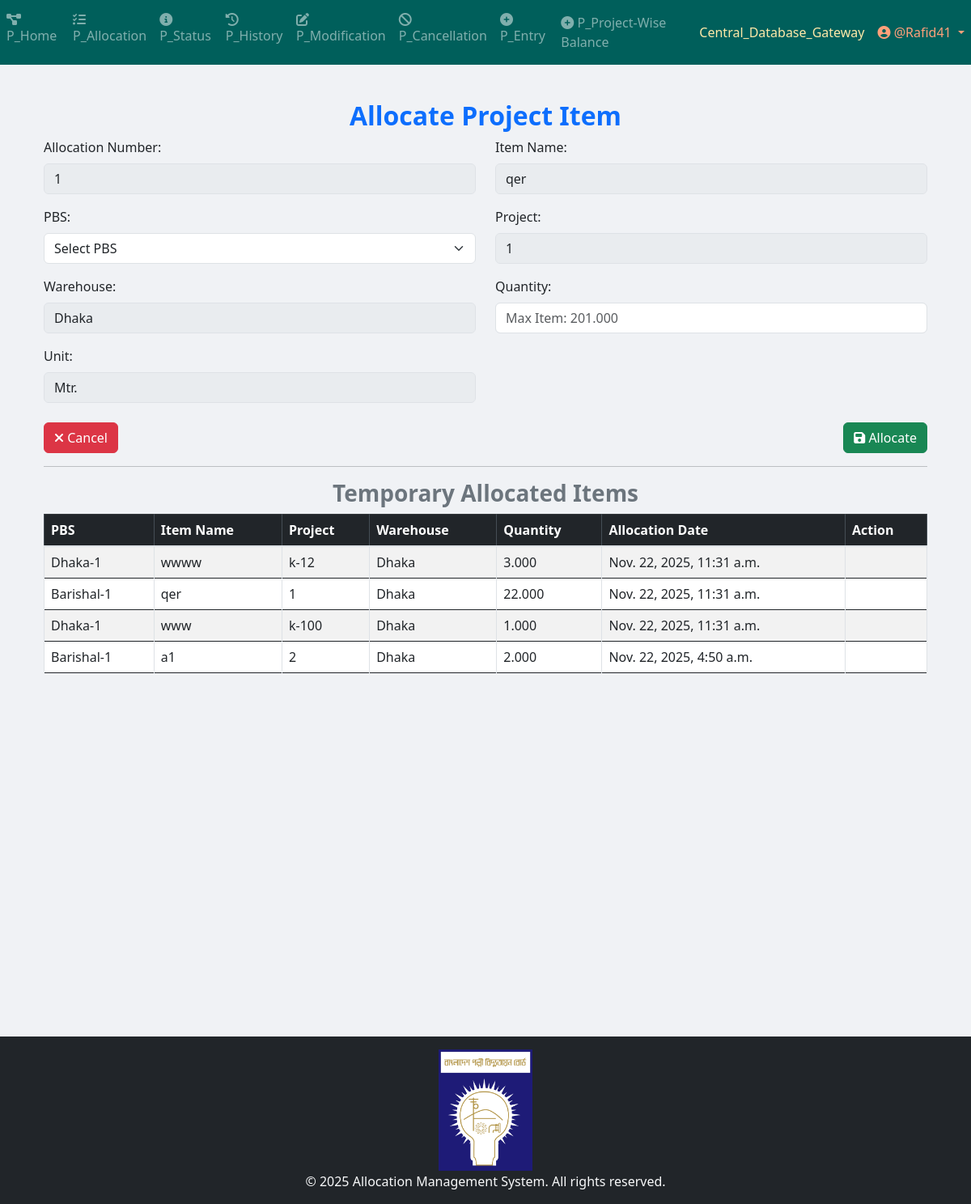
Page /project/project_allocation/allocate_item/1/12/ (signed in) on the committed database.
### Project_App_Allocation/models.py (models this page shows, shortened)
class Allocation_Number(models.Model):
    allocation_no = models.IntegerField(unique=True)
    user = models.ForeignKey(User, on_delete=models.CASCADE, related_name="project_allocation_numbers")
    STATUS_CHOICES = [
        ("Pending Approval", "Pending Approval"),
        ("Allocated", "Allocated"),
        ("Cancelled", "Cancelled"),
        ("Modified", "Modified"),
    ]
    status = models.CharField(
        max_length=100, choices=STATUS_CHOICES, default="Pending Approval"
    )

class Temporary_Allocation(models.Model):
    allocation_no = models.ForeignKey(Allocation_Number, on_delete=models.CASCADE)  # Deletes related allocations when removed
    item_primary_key = models.BigIntegerField(null=True)
    pbs = models.ForeignKey(PBS, on_delete=models.CASCADE)
    project = models.ForeignKey(Project, on_delete=models.CASCADE)
    item = models.ForeignKey(Project_Item, on_delete=models.CASCADE)
    unit_of_item = models.TextField()
    warehouse = models.CharField(max_length=50)
    quantity = models.DecimalField(
        max_digits=20,
        decimal_places=3,
        default=0.00
    )
    created_at = models.DateTimeField(auto_now_add=True)

class PBS(models.Model):
    name = models.TextField(unique=True)

### Project_App_Entry/models.py (models this page shows, shortened)
class Project_Item(models.Model):
    WAREHOUSE_CHOICES = [
        ("Dhaka", "Dhaka"),
        ("Khulna", "Khulna"),
        ("Chittagong", "Chittagong"),
    ]
    UNIT_CHOICES = [
        ("Nos.", "Nos."),
        ("Mtr.", "Mtr."),
        ("Km.", "Km."),
        ("Set.", "Set."),
        ("Pair.", "Pair."),
        ("Kg", "Kg"),
        ("Lot", "Lot"),
        ("Pcs", "Pcs"),
        ("Coil", "Coil"),
        ("Box", "Box"),
        ("Feet", "Feet"),
        ("Liter", "Liter"),
        ("m3", "m3"),
        ("m2", "m2"),
        ("Ream", "Ream"),
        ("Bundle", "Bundle"),
        ("Carton", "Carton"),
    ]
    name = models.CharField(max_length=255)
    description = models.TextField(blank=True, null=True)
    warehouse = models.CharField(
        max_length=50, choices=WAREHOUSE_CHOICES, default="Dhaka"
    )
    unit_of_item = models.CharField(
        max_length=100, choices=UNIT_CHOICES, default="Nos."
    )  # Updated field
    quantity_of_item = models.DecimalField(
        max_digits=20,
        decimal_places=3,
        default=0.00
    )
    project = models.ForeignKey(
        Project,
        on_delete=models.SET_NULL,
        related_name="project_of_item",
        null=True,
    )
    created_at = models.DateTimeField(default=timezone.now)
    comments = models.TextField(blank=True, null=True)
    remarks_for_projectWiseBalance = models.TextField(blank=True, null=True)

class Project(models.Model):
    projectId = models.TextField(unique=True)

### Project_App_Allocation/views/Allocation_view.py (the view)
# urls.py: path('allocate_item/<int:allocation_id>/<int:item_id>/', views.allocate_item, name="allocate_item"),
@login_required
def allocate_item(request, allocation_id, item_id):
    item = get_object_or_404(Item, id=item_id)
    allocation_no_obj = get_object_or_404(Allocation_Number, id=allocation_id)
    pbss = PBS.objects.all()
    if request.method == "POST":
        form = TemporaryAllocationForm(request.POST)
        pbs_id = request.POST.get("pbs")
        quantity_str = request.POST.get("quantity")
        try:
            quantity = Decimal(quantity_str)
        except (TypeError, ValueError, InvalidOperation):
            messages.error(request, "Invalid quantity entered.")
            return redirect(
                "Project_App_Allocation:allocate_item",
                allocation_no=allocation_id,
                item_id=item.id,
            )
        existing_allocations = Temporary_Allocation.objects.filter(
            allocation_no=allocation_no_obj, item_primary_key=item.id
        )
        total_allocated = sum(existing.quantity for existing in existing_allocations)
        if quantity + total_allocated > item.quantity_of_item:
            messages.error(request, "Total allocated quantity exceeds available stock!")
        elif quantity <= 0:  # ✅ also catches negative values
            messages.error(request, "Quantity must be greater than zero.")
        elif not pbs_id:
            messages.error(request, "Please select a valid PBS before submitting.")
        else:
            allocation = form.save(commit=False)
            allocation.item = item
            allocation.item_primary_key = item.id
            allocation.project = item.project
            allocation.warehouse = item.warehouse
            allocation.pbs = get_object_or_404(PBS, id=pbs_id)
            allocation.allocation_no = allocation_no_obj
            allocation.unit_of_item = item.unit_of_item
            allocation.quantity = quantity  # ✅ store Decimal quantity
            if item.quantity_of_item >= quantity:
                allocation.save()
                item.quantity_of_item -= quantity
                item.save()
                messages.success(request, "Item allocated successfully!")
            else:
                messages.error(request, "Not enough stock available for allocation.")
            return redirect(
                "Project_App_Allocation:Search_and_Select", allocation_id=allocation_id
            )
    else:
        form = TemporaryAllocationForm()
    allocations = Temporary_Allocation.objects.filter(
        allocation_no=allocation_no_obj
    ).order_by("-created_at")
    return render(
        request,
        "Project_Templates/Project_App_Allocation/allocate_item.html",
        {
            "form": form,
            "item": item,
            "allocation_no_obj": allocation_no_obj,
            "pbss": pbss,
            "allocations": allocations,
        },
    )

### Project_App_Allocation/forms.py
class TemporaryAllocationForm(forms.ModelForm):
    class Meta:
        model = Temporary_Allocation
        fields = ['allocation_no', 'quantity']

### App_Admin_Panel/templatetags/nav_CDB_links_loader.py (called while the page is built)
@register.simple_tag
def external_link_from_static(filename):
    subpath = filename
    if not subpath.startswith("links" + os.sep) and not subpath.startswith("links/"):
        subpath = os.path.join("links", filename)
    file_path = find(subpath)
    if not file_path:
        return ""
    try:
        with open(file_path, "r", encoding="utf-8") as f:
            return f.read().strip()
    except Exception:
        return ""

### templates/Project_Templates/Project_App_Allocation/allocate_item.html (shortened to what this page needs)
{% extends 'base.html' %}
{% load crispy_forms_tags %}
{% load static %}
{% block body_block %}
<div class="container mt-4">
    <h2 class="text-primary text-center"><b>Allocate Project Item</b></h2>
    <form method="POST">
        <div class="row">
            <div class="col-md-6">
                <label>Allocation Number:</label>
                <input type="text" class="form-control" value="{{ allocation_no_obj.allocation_no }}" readonly>
            </div>
            <div class="col-md-6">
                <label>Item Name:</label>
                <input type="text" class="form-control" value="{{ item.name }}" readonly>
            </div>
        </div>
        <div class="row mt-3">
            <div class="col-md-6">
                <label>PBS:</label>
                <select name="pbs" class="form-select" required>
                    <option value="">Select PBS</option>
                </select>
            </div>
            <div class="col-md-6">
                <label>Project:</label>
                <input type="text" class="form-control" value="{{ item.project.projectId }}" readonly>
            </div>
        </div>
        <div class="row mt-3">
            <div class="col-md-6">
                <label>Warehouse:</label>
                <input type="text" class="form-control" value="{{ item.warehouse }}" readonly>
            </div>
            <div class="col-md-6">
                <label>Quantity:</label>
                <input type="number" name="quantity" class="form-control" step="0.001" min="0" placeholder="Max Item: {{ item.quantity_of_item }}" required>
            </div>
        </div>
        <div class="row mt-3">
            <div class="col-md-6">
                <label>Unit:</label>
                <input type="text" class="form-control" value="{{ item.unit_of_item }}" readonly>
            </div>
        </div>
        <div class="row mt-4 d-flex justify-content-between">
            <div class="col-md-6 text-start">
                <a href="{% url 'Project_App_Allocation:Search_and_Select' allocation_no_obj.id  %}" class="btn btn-danger">
                    <i class="fas fa-times"></i> Cancel
                </a>
            </div>
            <div class="col-md-6 text-end">
                <button type="submit" class="btn btn-success">
                    <i class="fas fa-save"></i> Allocate
                </button>
            </div>
        </div>
    </form>
    <hr>
    <h3 class="text-center text-secondary"><b>Temporary Allocated Items</b></h3>
    <div class="table-responsive" style="max-height: 400px; overflow-y: auto;">
        <table class="table table-bordered table-striped">
            <thead class="table-dark">
                <tr>
                    <th>PBS</th>
                    <th>Item Name</th>
                    <th>Project</th>
                    <th>Warehouse</th>
                    <th>Quantity</th>
                    <th>Allocation Date</th>
                    <th>Action</th>
                </tr>
            </thead>
            <tbody>
                {% for allocation in allocations %}
                <tr>
                    <td>{{ allocation.pbs.name }}</td>
                    <td>{{ allocation.item.name }}</td>
                    <td>{{ allocation.project.projectId }}</td>
                    <td>{{ allocation.warehouse }}</td>
                    <td>{{ allocation.quantity }}</td>
                    <td>{{ allocation.created_at }}</td>
                    <td class="text-center">
                    </td>
                </tr>
                {% empty %}
                <tr>
                    <td colspan="9" class="text-center text-danger">No Allocations Found</td>
                </tr>
                {% endfor %}
            </tbody>
        </table>
    </div>
</div>
{% endblock %}

### templates/partials/navbar.html (shortened to what this page needs)
{% load static %}
{% load nav_CDB_links_loader %}
{% external_link_from_static "Central_Database_Gateway.txt" as central_database_gateway_link %}
{% if request.path|slice:":9" == "/project/" %}
    <nav class="navbar navbar-expand-sm navbar-dark" style="background-color: #005F5B; color: #C4FFF9;">
        <div class="collapse navbar-collapse" id="navbarProject">
            <ul class="navbar-nav mr-auto">
                {% if user.is_authenticated %}
                                <li class="nav-item">
                                    <a class="nav-link" href="{% url 'Project_App_Home:project_home_page' %}">
                                        <i class="fas fa-project-diagram"></i> P_Home
                                    </a>
                                </li>                    {% if request.user.is_superuser or request.user.user_group.user_group_type == "Editor" %}
                    <li class="nav-item">
                        <a class="nav-link" href="{% url 'Project_App_Allocation:allocation_page' %}">
                            <i class="fas fa-tasks"></i> P_Allocation
                        </a>
                    </li>
                    {% endif %}
                    {% if request.user.is_superuser or request.user.user_group.user_group_type in "Editor View History and Status only" %}
                    <li class="nav-item">
                        <a class="nav-link" href="{% url 'Project_App_Status:status_page' %}">
                            <i class="fas fa-info-circle"></i> P_Status
                        </a>
                    </li>
                    {% endif %}
                    <li class="nav-item">
                        <a class="nav-link" href="{% url 'Project_App_History:history_page' %}">
                            <i class="fas fa-history"></i> P_History
                        </a>
                    </li>
                    {% if request.user.is_superuser or request.user.user_group.user_group_type == "Editor" %}
                    <li class="nav-item">
                        <a class="nav-link" href="{% url 'Project_App_Modification:modification_menu' %}">
                            <i class="fas fa-edit"></i> P_Modification
                        </a>
                    </li>
                    <li class="nav-item">
                        <a class="nav-link" href="{% url 'Project_App_Cancellation:cancellation' %}">
                            <i class="fas fa-ban"></i> P_Cancellation
                        </a>
                    </li>
                    <li class="nav-item">
                        <a class="nav-link" href="{% url 'Project_App_Entry:entry_page' %}">
                            <i class="fas fa-plus-circle"></i> P_Entry
                        </a>
                    </li>
                    <li class="nav-item">
                        <a class="nav-link" href="{% url 'Project_App_ProjectWiseBalance:project_list' %}">
                            <i class="fas fa-plus-circle"></i> P_Project-Wise Balance
                        </a>
                    </li>
                    {% endif %}
                {% endif %}
            </ul>
            <ul class="navbar-nav">
                {% if user.is_authenticated %}
                    {% if request.user.is_superuser or request.user.user_group.user_group_type == "Editor" %}
                        <li class="nav-item">
                            <a class="nav-link" style="color: #FFE9A8;" href="{{ central_database_gateway_link|default:'#' }}" target="_blank" rel="noopener noreferrer">Central_Database_Gateway</a>
                        </li>
                    {% endif %}
                    <li class="nav-item dropdown">
                        <a class="nav-link dropdown-toggle" style="color: #FFA07A;" href="#" id="userDropdown" role="button" data-toggle="dropdown">
                            <i class="fas fa-user-circle"></i> @{{ user.username }}
                        </a>
                    </li>
                {% else %}
                    <li class="nav-item {% if request.resolver_match.url_name == 'login' %}active{% endif %}">
                        <a class="nav-link" href="{% url 'App_Login:login' %}">
                            <i class="fas fa-sign-in-alt"></i> Login
                        </a>
                    </li>
                {% endif %}
            </ul>
        </div>
    </nav>
{% endif %}

### templates/partials/footer.html (style rules this page uses)
html, body { height: 100%; margin: 0; }

### rows in the picture
Allocation_Number: allocation_no "1"
Project_Item: name "qer", project.projectId "1", warehouse "Dhaka", quantity "Max Item: 201.000", unit_of_item "Mtr."
Temporary_Allocation: pbs.name "Dhaka-1", item.name "wwww", project.projectId "k-12", warehouse "Dhaka", quantity "3.000", created_at "Nov. 22, 2025, 11:31 a.m."
Temporary_Allocation: pbs.name "Barishal-1", item.name "qer", project.projectId "1", warehouse "Dhaka", quantity "22.000", created_at "Nov. 22, 2025, 11:31 a.m."
Temporary_Allocation: pbs.name "Dhaka-1", item.name "www", project.projectId "k-100", warehouse "Dhaka", quantity "1.000", created_at "Nov. 22, 2025, 11:31 a.m."
Temporary_Allocation: pbs.name "Barishal-1", item.name "a1", project.projectId "2", warehouse "Dhaka", quantity "2.000", created_at "Nov. 22, 2025, 4:50 a.m."

### other values in the picture
{{ user.username }} "Rafid41"
